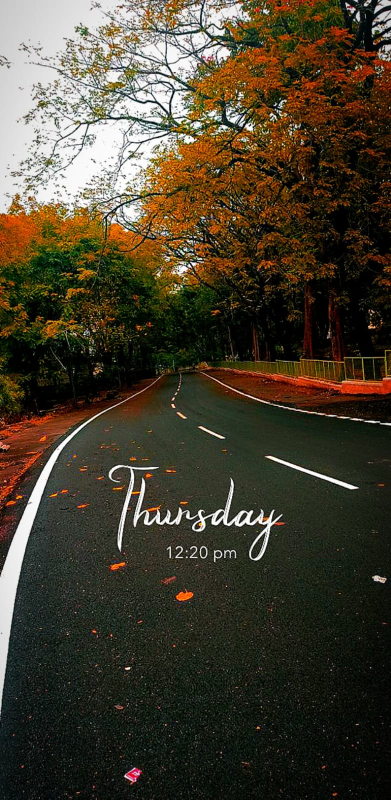
#> input picture picture.jpg, 782 x 1599 px (shown at 1/2 size)
$ python opencv_demo.py
#> lines starting #> are read from the running program, lines starting #| are printed output that depends on the picture
'''
OpenCV (cv2) — Step 1: Installation

Unlike Tkinter and winsound, OpenCV is not normally included with Python, so we need to install it.

Open CMD in your project folder and run:

py -m pip install opencv-python

After installation, verify it:

py -c "import cv2; print(cv2.__version__)"

'''


'''
Important interview point

You install:

pip install opencv-python

but import:

import cv2

Why?

Package name → opencv-python
Python module → cv2
'''


import cv2

img = cv2.imread('picture.jpg')   #Reads the image and stores it in img.
#> img is the input picture: shape (1599, 782, 3); mean B, G, R 46.8, 63, 70.2

resized = cv2.resize(img, (600, 400))
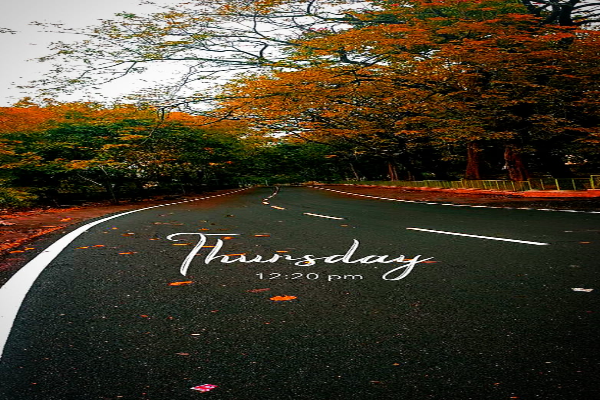
#> resized: shape (400, 600, 3); mean B, G, R 46.6, 62.8, 70

cv2.imshow("My Image", resized)   #Opens a window and displays the image.

cv2.waitKey(0)  #Waits for you to press a keyboard key.

cv2.destroyAllWindows()  #Closes the OpenCV window.


'''
mportant interview concept

cv2.imread() doesn't return a special "Image" object.

It returns the image as a NumPy array.

Conceptually:

photo.jpg
   ↓
cv2.imread()
   ↓
NumPy array
   ↓
pixel values

'''


'''
The flow is:

cv2.imshow()
      ↓
OpenCV creates/displays the window
      ↓
cv2.waitKey(0)
      ↓
Wait for a key press
      ↓
cv2.destroyAllWindows()
      ↓
Close the OpenCV window
'''


# Remember: OpenCV uses BGR by default, not RGB.
